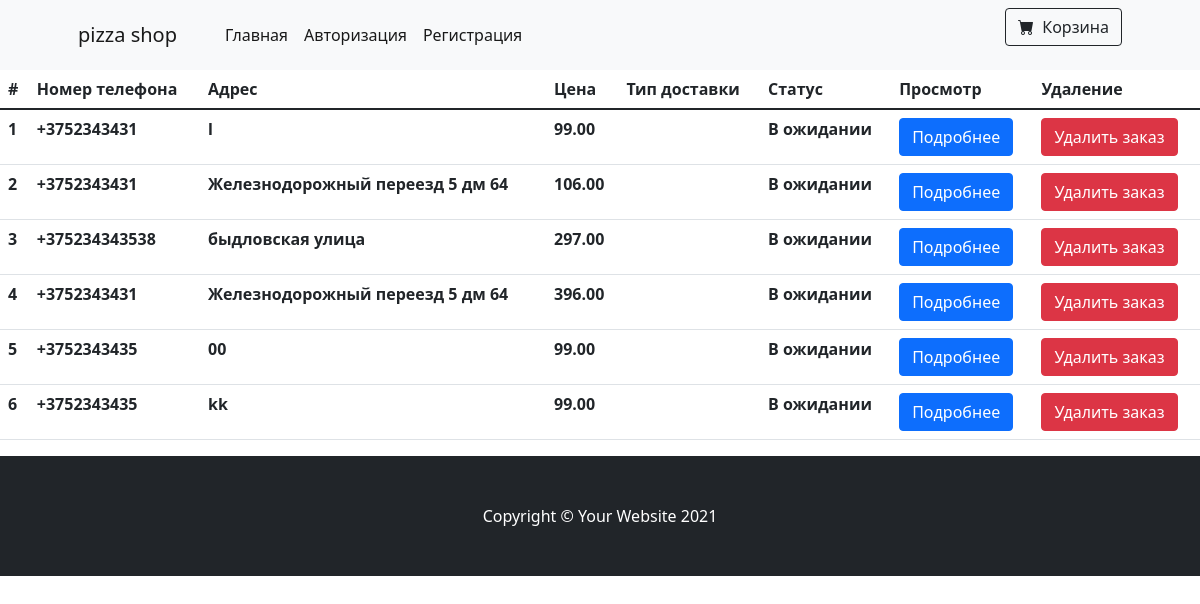
Screenshot of /orders/ with the database file from the repository.
### mainapp/models.py (models this page shows, shortened)
class Order(models.Model):
    first_name = models.CharField(max_length=255)
    last_name = models.CharField(max_length=255)
    address = models.CharField(max_length=255)
    phone = models.CharField(max_length=255)
    cart = models.ForeignKey(Cart, on_delete=models.CASCADE, null=True, blank=True)
    customer = models.ForeignKey(Customer, related_name='related_orders', on_delete=models.CASCADE)
    status = models.CharField(max_length=100, default='В ожидании')
    buying_type = models.CharField(max_length=100)
    slug = models.SlugField(unique=True, default=uuid.uuid1, db_index=True)
    def get_absolute_url(self):
        return reverse('orders_detail_url', kwargs={'slug': self.slug})
    class Meta:
        ordering = ['-id']

class Cart(models.Model):
    owner = models.ForeignKey('Customer', null=True, on_delete=models.CASCADE)
    products = models.ManyToManyField(CartProduct, blank=True, related_name='related_cart')
    total_products = models.PositiveIntegerField(default=0)
    final_price = models.DecimalField(max_digits=9, default=0, decimal_places=2)
    in_order = models.BooleanField(default=False)
    for_anonymous_user = models.BooleanField(default=False)

### mainapp/views.py (the view)
# urls.py: path('orders/', OrdersView.as_view(), name='orders_url'),
class OrdersView(View, CartMixin):
    def get(self, request):
        orders = Order.objects.all()
        return render(request, 'website/orders.html', context={'orders': orders})

### mainapp/templates/website/orders.html
{% extends 'website/base_template.html' %}
{% block content %}
<table class="table">
  <thead>
    <tr>
      <th scope="col">#</th>
      <th scope="col">Номер телефона</th>
      <th scope="col">Адрес</th>
      <th scope="col">Цена</th>
        <th scope="col">Тип доставки</th>
        <th scope="col">Статус</th>
      <th scope="col">Просмотр</th>
        <th scope="col">Удаление</th>
    </tr>
  </thead>
  <tbody>
    {% for order in orders %}
        <tr>
          <th scope="row">{{ forloop.counter }}</th>
          <th scope="row">{{ order.phone }}</th>
          <th scope="row">{{ order.address }}</th>
            <th scope="row">{{ order.cart.final_price }}</th>
             <th scope="row">{{ order.buying_type }}</th>
            <th scope="row">{{ order.status }}</th>
          <td>
            <a href="{{ order.get_absolute_url }}"><button class="btn btn-primary">Подробнее</button></a>
          </td>
            <td>
            <a href="{{ order.get_delete_url }}"><button class="btn btn-danger">Удалить заказ</button></a>
          </td>
        </tr>
    {% endfor %}
  </tbody>
</table>
{% endblock %}

### mainapp/templates/website/base_template.html (shortened to what this page needs)
{% extends 'base.html' %}

### templates/base.html (shortened to what this page needs)
{% load static %}
<html lang="en">
    <head>
        <link href="https://cdn.jsdelivr.net/npm/bootstrap-icons@1.5.0/font/bootstrap-icons.css" rel="stylesheet" />
        <link href="https://cdn.jsdelivr.net/npm/bootstrap@5.1.3/dist/css/bootstrap.min.css" rel="stylesheet">
         <link rel="stylesheet" href="{% static 'css/styles.css' %}">
    </head>
    <body>
        <nav class="navbar navbar-expand-lg navbar-light bg-light">
            <div class="container px-4 px-lg-5">
                <a class="navbar-brand" href="#!">pizza shop</a>
                <div class="collapse navbar-collapse" id="navbarSupportedContent">
                    <ul class="navbar-nav me-auto mb-2 mb-lg-0 ms-lg-4">
                        <li class="nav-item"><a class="nav-link active" aria-current="page" href="{% url 'base_url' %}">Главная</a></li>
                        {% if not request.user.is_authenticated %}
                        <li class="nav-toggler-icon">
                            <a class="nav-link active" aria-current="page" href="{% url 'login_url' %}">Авторизация</a>
                        </li>
                        <li class="nav-item">
                        <li class="nav-item"><a class="nav-link active" aria-current="page" href="{% url 'registration_url' %}">Регистрация</a>
                        {% endif %}
                    </ul>
                </div>
                <form class="d-flex">
                    <a class="btn btn-outline-dark" type="submit" href="{% url 'cart_url' %}">
                        <i class="bi-cart-fill me-1"></i>
                        Корзина
                    </a>
                </form>
            </div>
        </nav>
        {% block content %}{% endblock %}
        <footer class="py-5 bg-dark">
            <div class="container"><p class="m-0 text-center text-white">Copyright &copy; Your Website 2021</p></div>
        </footer>
    </body>
</html>

### rows the page displays
Order: phone "+3752343431", address "l", cart.final_price "99.00", status "В ожидании"
Order: phone "+3752343431", address "Железнодорожный переезд 5 дм 64", cart.final_price "106.00", status "В ожидании"
Order: phone "+375234343538", address "быдловская улица", cart.final_price "297.00", status "В ожидании"
Order: phone "+3752343431", address "Железнодорожный переезд 5 дм 64", cart.final_price "396.00", status "В ожидании"
Order: phone "+3752343435", address "00", cart.final_price "99.00", status "В ожидании"
Order: phone "+3752343435", address "kk", cart.final_price "99.00", status "В ожидании"
